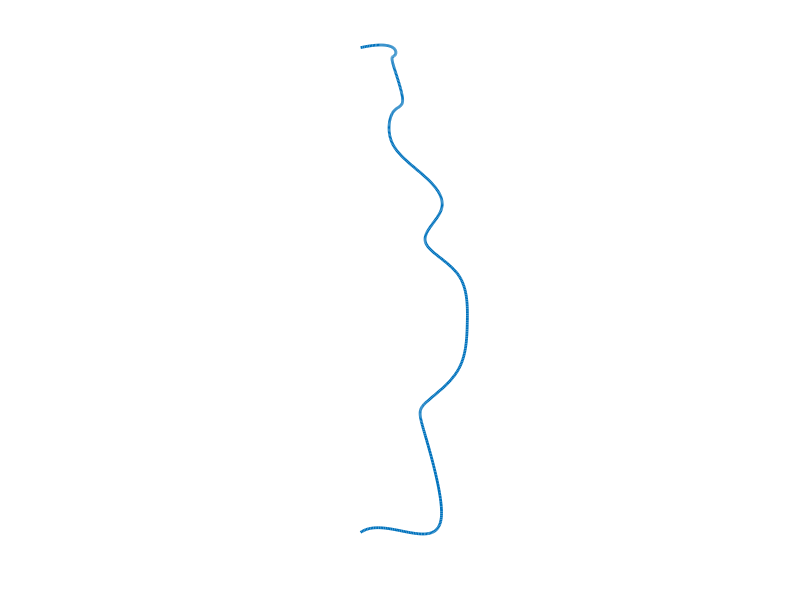
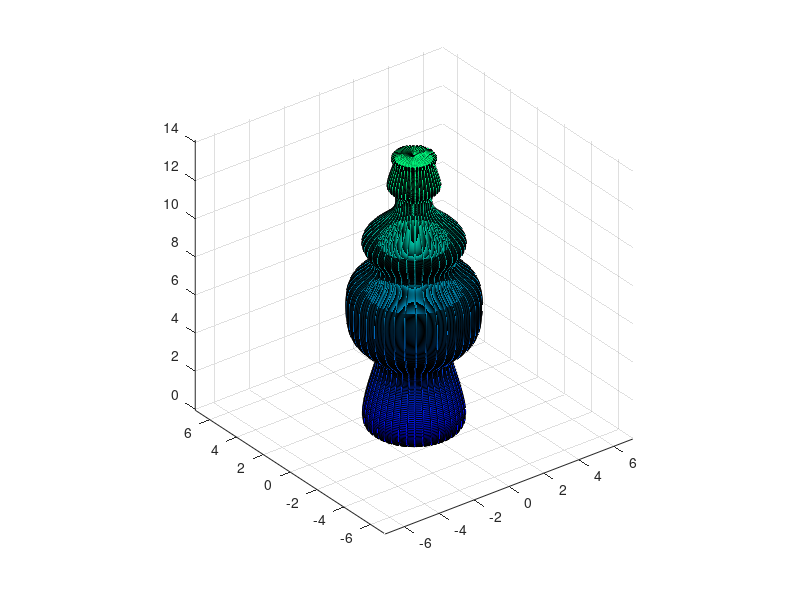

Here is the MATLAB script that generated these plots, in order:
% x = [0 1.5 2.5 2 2 3 3.3 3 2 2.5 2 1 1 1.3 1 1.05 1 0];
% y = [0 0 0.5 3 4 5 6.5 8 9 10 11 12 13 13.4 14.5 14.75 15 15];
x = [0    1.4049    2.3415    1.8732    1.8732    2.8099    3.0908    2.8099    1.8732    2.3415    1.8732    0.9366    0.9366  1.2176    0.9366    0.9834    0.9366    0];
y = [0  0   0.4683  2.8099  3.7465  4.6831  6.0880  7.4929  8.4296  9.3662  10.3028 11.2394 12.1760 12.5507 13.5810 13.8151 14.0493 14.0493];

t = 1:length(x);
tvals = linspace(t(1), t(end), 500);
xvals = spline(t, x, tvals);
yvals = spline(t, y, tvals);
set(gcf, 'color', 'white')
for i = 1:length(tvals)/5
    plot(xvals(1:5*i), yvals(1:5*i), 'LineWidth', 2) 
    drawnow
end
axis equal
axis off

theta = 0:pi/20:2*pi;
r= xvals;
z= yvals;
xx= bsxfun(@times, r', cos(theta));
yy= bsxfun(@times, r', sin(theta));
zz= repmat(z', 1, length(theta));
figure, surf(xx,yy,zz)
axis equal
colormap(winter)
